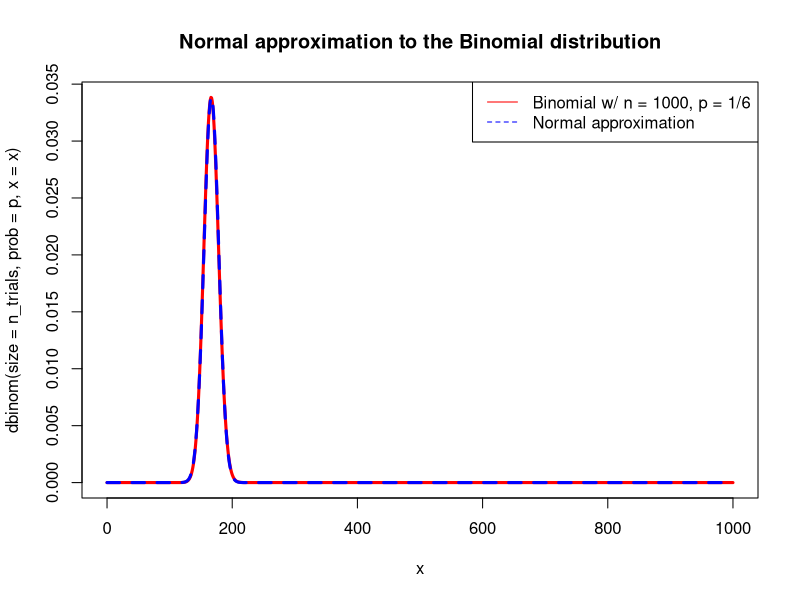

The R script that drew this image:
# BDA 004

# Binomial distrbution, n = 1000, p = 1/6.
# Comparing Normal approimation with Binomial.
p <- 1/6
n_trials <- 1000
x <- seq(0, n_trials)

# Plots
png(filename = 'Normal_approximation_to_Binomial.png')
plot(x, dbinom(size = n_trials, prob = p, x = x), 
     type = 'l', col = 'red', lwd = 3)
lines(x, dnorm(mean = n_trials*p, sd = sqrt(n_trials*p*(1-p)), x = x),
      type = 'l', col = 'blue', lty = 2, lwd = 3)
legend('topright',
       legend = c('Binomial w/ n = 1000, p = 1/6', 'Normal approximation'),
       lty = c(1, 2), col = c('red', 'blue'))
title('Normal approximation to the Binomial distribution')
